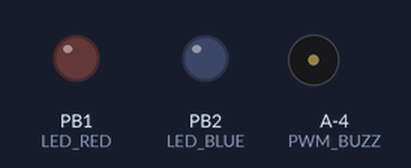
A sketch run on a simulated ATtiny85, built with avr-gcc and run on an emulated ATtiny85. Parts: output pins drawn as LEDs (lit = HIGH), buzzer (waves = sounding). Pins used as bus, display or sensor lines are not drawn. At 1.4 s the program stops and its outputs stay as they are.

Above: at 0.35 s.
Timing chart, 0 to 2.1 s (numbered marks = the images above):
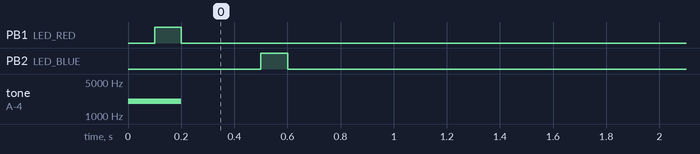

The sketch:

main.ino
```cpp
#define F_CPU 1000000UL
#include "config.h"
#include "pin_map.h"
#include "sensors.h"
#include "buzzer.h"
void setup(){
    pins_init();
    buzzer_init();
}

void loop(){
//_____________________________
// TEST PROGRAM
//_____________________________
    buzzer_en(1);
    fastblink(LED_RED);
    buzzer_en(0);
    fastblink(LED_GREEN);
    fastblink(LED_BLUE);
    fastblink(PWM_R);
    fastblink(PWM_G);
    fastblink(PWM_B);
    fastblink(PWM_BUZZ);
    while(1){
        while(digitalRead(SENSE_T0))
            fastblink(LED_RED);
        while(digitalRead(SENSE_T1))
            fastblink(LED_BLUE);
        while(digitalRead(!SW1))
            fastblink(LED_GREEN);
        if(digitalRead(SENSE_AMB))
            fastblink2(PWM_R,PWM_B);
    }
}
```

buzzer.cpp
```cpp
#include <buzzer.h>
uint16_t buzz_freq=__default_freq__;
uint16_t time_on =  __alarm_time__;

void buzzer_init(void){
    pinMode(PWM_BUZZ,OUTPUT);
    tone(PWM_BUZZ,6000,100);
}
//set alarm time
void buzzer_time(uint16_t a){
    time_on=a;
}
//set the buzzer freq
void buzzer_freq(uint16_t a){
    buzz_freq=a;
}
void buzzer_en(bool en){
    noTone();
    if(en){
    tone(PWM_BUZZ,buzz_freq,time_on);
    }
    else{
    tone(PWM_BUZZ,0);
    }
}
```

buzzer.h
```cpp
#pragma once
#include "config.h"
#include <pin_map.h>
#define __default_freq__ 2000 //tone frequency in herz
#define __alarm_time__ 5000 //time in ms of alarm
void buzzer_init(void);
void buzzer_time(uint16_t);
void buzzer_freq(uint16_t);
void buzzer_en(bool);
```

pin_map.h
```cpp
#pragma once
#include <Arduino.h>
#include <config.h>

#ifdef __rev1_patch__
   //PA0 - 19
   const int PWM_G =23;
   //PA1 - 2
   const int PWM_B =24;
   //PB0 - 12
   const int SENSE_T0=8;
   //PC3 - 26
   const int SENSE_T1=20;
   //PB1 - 13
   const int PWM_R=9;
   //PB2 - 14
   const int PWM_BUZZ=10;
   //PB3 - 15
   const int MY_MOSI=11;
   //PB4 - 16
   const int MY_MISO=12;
   //PB5 - 17
   const int MY_SCK=13;
   //PB7 - 8
   const int BATT_SENSE_EN=15;
   //PC0 - 23
   const int BATT_SENSE=17;
   //PC4 - 27
   const int SDA_ACC=21;
   const int SDA_IR=21;
   //PC5 - 28
   const int SCLK_ACC=22;
   //PC6 - 29
   const int RST=27;
   //PD0 - 30
   const int LED_BLUE=2;
   //PD1 - 31
   const int LED_RED=1;
   //PD2 - 32
   const int LED_GREEN=0;
   //PD3 - 1
   const int EXP_GPIO0=3;
   //PD4 - 2
   const int EXP_GPIO1=4;
   //PD5 - 9
   const int LED_IR=5;
   //PD6 - 10
   const int SENSE_AMB=6;
   //PC2 - 25
   const int SW1=19;
#endif
#ifdef __rev1__
   //PA0 - 19
   const int SELECT_PWM0 =23;
   //PA1 - 22
   const int SELECT_PWM1 =24;
   //PA3 - 6
   const int ENABLE_GATED_GND=26;
   //PB0 - 12
   const int SENSE_T0=8;
   //PC3 - 26
   const int SENSE_T1=20;
   //PB1 - 13
   const int PWM0=9;
   //PB2 - 14
   const int PWM1=10;
   //PB3 - 15
   const int MY_MOSI=11;
   //PB4 - 16
   const int MY_MISO=12;
   //PB5 - 17
   const int MY_SCK=13;
   //PB7 - 8
   const int BATT_SENSE_EN=15;
   //PC0 - 23
   const int BATT_SENSE=17;
   //PC4 - 27
   const int SDA_ACC=21;
   //PC5 - 28
   const int SCLK_ACC=22;
   //PC6 - 29
   const int RST=27;
   //PD0 - 30
   const int LED_BLUE=2;
   //PD1 - 31
   const int LED_RED=1;
   //PD2 - 32
   const int LED_GREEN=0;
   //PD3 - 1
   const int EXP_GPIO0=3;
   //PD4 - 2
   const int EXP_GPIO1=4;
   //PD5 - 9
   const int LED_IR=5;
   //PD6 - 10
   const int SENSE_AMB=6;
   //PC2 - 25
   const int SW1=19;
#endif
```

sensors.cpp
```cpp
#include <sensors.h>

void pins_init(void){
    //cheeck leds
    pinMode(LED_GREEN,OUTPUT);
    pinMode(LED_RED,OUTPUT);
    pinMode(LED_BLUE,OUTPUT);
    digitalWrite(LED_GREEN,LOW);
    digitalWrite(LED_RED,LOW);
    digitalWrite(LED_BLUE,LOW);
    //back leds
    pinMode(PWM_R,OUTPUT);
    pinMode(PWM_G,OUTPUT);
    pinMode(PWM_B,OUTPUT);
    pinMode(PWM_BUZZ,OUTPUT);
    digitalWrite(PWM_R,LOW);
    digitalWrite(PWM_G,LOW);
    digitalWrite(PWM_B,LOW);
    digitalWrite(PWM_BUZZ,LOW);
    //sensors
    pinMode(SENSE_T1,INPUT);
    pinMode(SENSE_T0,INPUT);
    pinMode(SENSE_AMB,INPUT);
    pinMode(SW1,INPUT_PULLUP);
    pinMode(BATT_SENSE,INPUT);
    pinMode(BATT_SENSE_EN,OUTPUT);
    digitalWrite(BATT_SENSE_EN,LOW);
}

void blink(int pin){
    delay(1000);
    digitalWrite(pin,HIGH);
    delay(1000);
    digitalWrite(pin,LOW);
}
void fastblink(int pin){
    delay(100);
    digitalWrite(pin,HIGH);
    delay(100);
    digitalWrite(pin,LOW);
}
void fastblink2(int pin1,int pin2){
    delay(100);
    digitalWrite(pin1,HIGH);
    digitalWrite(pin2,HIGH);
    delay(100);
    digitalWrite(pin1,LOW);
    digitalWrite(pin2,LOW);
}
```

sensors.h
```cpp
#pragma once
#include <Arduino.h>
#include <pin_map.h>
#include "config.h"
//AMB light sensor goes between VCORE(3V when dark) and 1V(with light)
#define DARK 200
#define LIGHT 50
void pins_init(void);//initialice all the connected pins to a default state
void blink(int pin);//debug function that allow to blink one led
void fastblink(int);// debug function that allow to blink fast one led
void fastblink2(int, int);// debug function that allow to blink fast two leds
```

config.h
```cpp
//choose board
#define __rev1_patch__
```

Measured:
- by itself, PB1 (LED_RED): LOW → HIGH at 0.10 s, → LOW 0.10 s later
- by itself, PB2 (LED_BLUE): LOW → HIGH at 0.50 s, → LOW 0.10 s later
- by itself, tone on A-4 (PWM_BUZZ): silent → 2000 Hz at 0.00 s, → silent 0.20 s later
